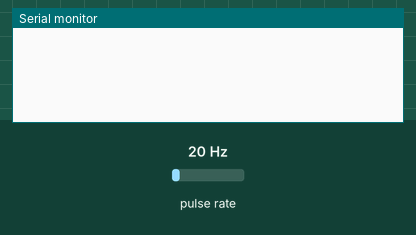
This sketch was run on a simulated ESP32. Shown: the last lines printed to the serial monitor. Wiring (inferred from the names in the program): pulse sensor: data GPIO 27. The inputs (shaded band) are chosen by the test bench; at power-on: pulse rate 20 Hz. Nothing arrives over Bluetooth unless stated; a phone connects over Bluetooth LE 3 s after start.

Above: at 1.2 s.
1.3 s: pulse rate (sensor on GPIO 27) set to 4 Hz
At 2.7 s:
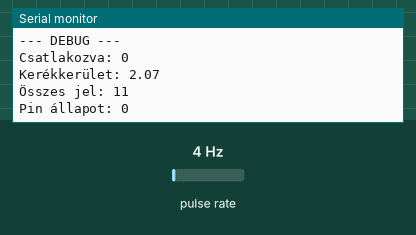
3.5 s: pulse rate (sensor on GPIO 27) set to 50 Hz
At 5.5 s:
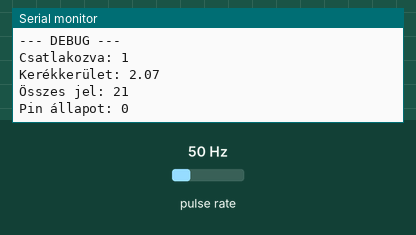
Timing chart, 0 to 7.0 s (numbered marks = the images above; inputs shaded):
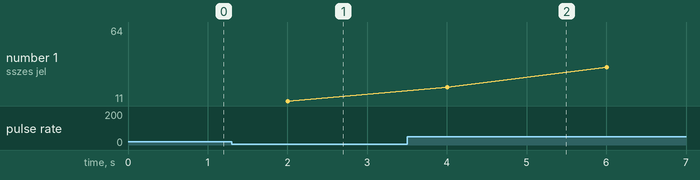

The sketch:

bikecomputer.ino
```cpp
#include <BLEDevice.h>
#include <BLEUtils.h>
#include <BLEServer.h>
#include <BLE2902.h>

#define SERVICE_UUID        "12345678-1234-1234-1234-1234567890ab"
#define NOTIFY_CHAR_UUID    "abcdefab-1234-1234-1234-abcdefabcdef"
#define WRITE_CHAR_UUID     "abcdefab-1234-1234-1234-abcdefabcdf0"
#define SENSOR_PIN 27
#define SPEED_TIMEOUT_MS 1500

BLECharacteristic *pNotifyChar;
BLECharacteristic *pWriteChar;
bool deviceConnected = false;

float wheelCircumference = 2.07; // default, app felülírja
volatile unsigned long lastPulseTime = 0;
volatile bool newPulse = false;
unsigned long totalPulses = 0;

// Write callback: app elküldi a kerékkerületet
class WriteCallback : public BLECharacteristicCallbacks {
  void onWrite(BLECharacteristic *pChar) override {
    String value = pChar->getValue().c_str();
    float newCirc = value.toFloat();
    if (newCirc > 0.5 && newCirc < 4.0) { // sanity check
      wheelCircumference = newCirc;
      Serial.println("Új kerékkerület: " + String(wheelCircumference));
    }
  }
};

class ServerCallbacks : public BLEServerCallbacks {
  void onConnect(BLEServer* pServer) override {
    deviceConnected = true;
  }
  void onDisconnect(BLEServer* pServer) override {
    deviceConnected = false;
    BLEDevice::startAdvertising();
  }
};

void IRAM_ATTR onPulse() {
  unsigned long now = millis();
  if (now - lastPulseTime > 120) {
    newPulse = true;
    lastPulseTime = now;
  }
}

void setup() {
  Serial.begin(115200);
  pinMode(SENSOR_PIN, INPUT_PULLUP);
  attachInterrupt(digitalPinToInterrupt(SENSOR_PIN), onPulse, FALLING);

  BLEDevice::init("BikeTracker");
  BLEServer *pServer = BLEDevice::createServer();
  pServer->setCallbacks(new ServerCallbacks());

  BLEService *pService = pServer->createService(SERVICE_UUID);

  // Notify karakterisztika (ESP → App)
  pNotifyChar = pService->createCharacteristic(
    NOTIFY_CHAR_UUID,
    BLECharacteristic::PROPERTY_READ |
    BLECharacteristic::PROPERTY_NOTIFY
  );
  pNotifyChar->addDescriptor(new BLE2902());

  // Write karakterisztika (App → ESP)
  pWriteChar = pService->createCharacteristic(
    WRITE_CHAR_UUID,
    BLECharacteristic::PROPERTY_WRITE
  );
  pWriteChar->setCallbacks(new WriteCallback());

  pService->start();
  BLEDevice::getAdvertising()->addServiceUUID(SERVICE_UUID);
  BLEDevice::getAdvertising()->start();
}

void loop() {
  static unsigned long prevPulseTime = 0;
  static unsigned long lastDebug = 0;

  // ← EZT ADD HOZZÁ: minden 2 másodpercben kiír valamit
  if (millis() - lastDebug > 2000) {
    lastDebug = millis();
    Serial.println("--- DEBUG ---");
    Serial.println("Csatlakozva: " + String(deviceConnected));
    Serial.println("Kerékkerület: " + String(wheelCircumference));
    Serial.println("Összes jel: " + String(totalPulses));
    Serial.println("Pin állapot: " + String(digitalRead(SENSOR_PIN)));
  }

  if (newPulse) {
    newPulse = false;
    totalPulses++;

    float speedKmh = 0;
    if (prevPulseTime > 0) {
      float deltaS = (lastPulseTime - prevPulseTime) / 1000.0;
      speedKmh = (wheelCircumference / deltaS) * 3.6;
    }
    prevPulseTime = lastPulseTime;

    float distanceKm = (totalPulses * wheelCircumference) / 1000.0;
    String msg = String(speedKmh, 1) + "," +
                String(distanceKm, 2) + "," +
                String(totalPulses);

    if (deviceConnected) {
      pNotifyChar->setValue(msg.c_str());
      pNotifyChar->notify();
    }
  }

  if (deviceConnected && prevPulseTime > 0 &&
      (millis() - lastPulseTime) > SPEED_TIMEOUT_MS) {
    prevPulseTime = 0;
    float distanceKm = (totalPulses * wheelCircumference) / 1000.0;
  String msg = String(0.0, 1) + "," +
               String(distanceKm, 2) + "," +
               String(totalPulses);
    pNotifyChar->setValue(msg.c_str());
    pNotifyChar->notify();
  }
}
```

Measured:
- after the input at 1.3 s, the serial monitor: prints a new line after 0.70 s (image 1)
- after the input at 3.5 s, the serial monitor: prints a new line after 0.50 s (image 2)
- plotted number 1: 11 → 64 after the input at 3.5 s
